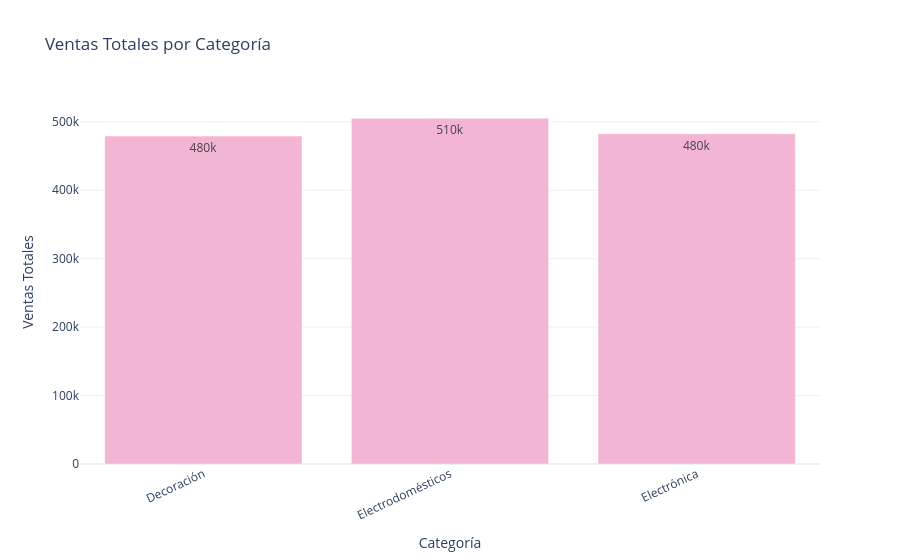

Here is the notebook cell this chart was saved with:
### Code cell
ventas_categoria = (
    df_plotly
    .groupby('categoria', as_index=False)
    .agg(total_ventas=('total_venta', 'sum'))
)

fig_barras = px.bar(
    ventas_categoria,
    x='categoria', y='total_ventas',
    title='Ventas Totales por Categoría',
    text_auto='.2s',
    labels={'categoria': 'Categoría', 'total_ventas': 'Ventas Totales'},
    color_discrete_sequence=['#F2B5D4']
)
fig_barras.update_layout(template='plotly_white', xaxis_tickangle=-25)
fig_barras.show()

### Figure 1 — Plotly figure (JSON) as saved in the notebook; plotly's stock layout.template omitted (floating-point values rounded to 4 significant figures)
{"data": [{"hovertemplate": "Categoría=%{x}<br>Ventas Totales=%{y}<extra></extra>", "legendgroup": "", "marker": {"color": "#F2B5D4", "pattern": {"shape": ""}}, "name": "", "orientation": "v", "showlegend": false, "textposition": "auto", "texttemplate": "%{y:.2s}", "type": "bar", "x": ["Decoración", "Electrodomésticos", "Electrónica"], "xaxis": "x", "y": [479200.0, 505300.0, 482600.0], "yaxis": "y"}], "layout": {"barmode": "relative", "legend": {"tracegroupgap": 0}, "title": {"text": "Ventas Totales por Categoría"}, "xaxis": {"anchor": "y", "domain": [0, 1], "tickangle": -25, "title": {"text": "Categoría"}}, "yaxis": {"anchor": "x", "domain": [0, 1], "title": {"text": "Ventas Totales"}}}}
